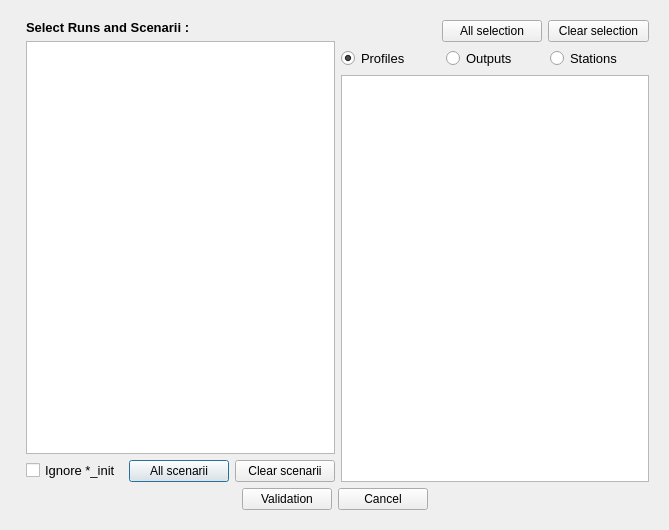
<?xml version="1.0" encoding="UTF-8"?>
<ui version="4.0">
 <class>dialog</class>
 <widget class="QDialog" name="dialog">
  <property name="geometry">
   <rect>
    <x>0</x>
    <y>0</y>
    <width>669</width>
    <height>530</height>
   </rect>
  </property>
  <property name="windowTitle">
   <string>Export Data Results</string>
  </property>
  <layout class="QGridLayout" name="gridLayout">
   <item row="0" column="0">
    <widget class="QStackedWidget" name="stack_wgt">
     <property name="currentIndex">
      <number>0</number>
     </property>
     <widget class="QWidget" name="init">
      <layout class="QGridLayout" name="gridLayout_2">
       <item row="0" column="1">
        <layout class="QVBoxLayout" name="verticalLayout_2">
         <item>
          <widget class="QLabel" name="label_2">
           <property name="font">
            <font>
             <pointsize>10</pointsize>
             <weight>75</weight>
             <bold>true</bold>
            </font>
           </property>
           <property name="text">
            <string>Select Runs and Scenarii :</string>
           </property>
          </widget>
         </item>
         <item>
          <widget class="QTreeView" name="treev_scenar">
           <property name="sizePolicy">
            <sizepolicy hsizetype="Expanding" vsizetype="Expanding">
             <horstretch>0</horstretch>
             <verstretch>0</verstretch>
            </sizepolicy>
           </property>
           <attribute name="headerVisible">
            <bool>false</bool>
           </attribute>
          </widget>
         </item>
         <item>
          <layout class="QHBoxLayout" name="horizontalLayout_4">
           <item>
            <widget class="QCheckBox" name="ch_ignor">
             <property name="font">
              <font>
               <pointsize>10</pointsize>
              </font>
             </property>
             <property name="text">
              <string>Ignore *_init</string>
             </property>
            </widget>
           </item>
           <item>
            <widget class="QPushButton" name="bt_allscenar">
             <property name="minimumSize">
              <size>
               <width>100</width>
               <height>0</height>
              </size>
             </property>
             <property name="text">
              <string>All scenarii</string>
             </property>
             <property name="icon">
              <iconset>
               <normaloff>../../../../../../../../../../.designer/icones/check_all.png</normaloff>../../../../../../../../../../.designer/icones/check_all.png</iconset>
             </property>
            </widget>
           </item>
           <item>
            <widget class="QPushButton" name="bt_clear_scenar">
             <property name="minimumSize">
              <size>
               <width>100</width>
               <height>0</height>
              </size>
             </property>
             <property name="text">
              <string>Clear scenarii</string>
             </property>
             <property name="icon">
              <iconset>
               <normaloff>../../../../../../../../../../.designer/icones/icon_clean.png</normaloff>../../../../../../../../../../.designer/icones/icon_clean.png</iconset>
             </property>
            </widget>
           </item>
          </layout>
         </item>
        </layout>
       </item>
       <item row="0" column="2">
        <layout class="QVBoxLayout" name="verticalLayout">
         <item>
          <layout class="QHBoxLayout" name="horizontalLayout">
           <item>
            <spacer name="horizontalSpacer_2">
             <property name="orientation">
              <enum>Qt::Horizontal</enum>
             </property>
             <property name="sizeHint" stdset="0">
              <size>
               <width>40</width>
               <height>20</height>
              </size>
             </property>
            </spacer>
           </item>
           <item>
            <widget class="QPushButton" name="bt_allselect">
             <property name="minimumSize">
              <size>
               <width>100</width>
               <height>0</height>
              </size>
             </property>
             <property name="text">
              <string>All selection</string>
             </property>
             <property name="icon">
              <iconset>
               <normaloff>../../../../../../../../../../.designer/icones/check_all.png</normaloff>../../../../../../../../../../.designer/icones/check_all.png</iconset>
             </property>
            </widget>
           </item>
           <item>
            <widget class="QPushButton" name="bt_clear">
             <property name="sizePolicy">
              <sizepolicy hsizetype="MinimumExpanding" vsizetype="Fixed">
               <horstretch>0</horstretch>
               <verstretch>0</verstretch>
              </sizepolicy>
             </property>
             <property name="minimumSize">
              <size>
               <width>100</width>
               <height>0</height>
              </size>
             </property>
             <property name="text">
              <string>Clear selection</string>
             </property>
             <property name="icon">
              <iconset>
               <normaloff>../../../../../../../../../../.designer/icones/icon_clean.png</normaloff>../../../../../../../../../../.designer/icones/icon_clean.png</iconset>
             </property>
            </widget>
           </item>
          </layout>
         </item>
         <item>
          <layout class="QHBoxLayout" name="horizontalLayout_2">
           <item>
            <widget class="QRadioButton" name="rb_prof">
             <property name="sizePolicy">
              <sizepolicy hsizetype="Minimum" vsizetype="Fixed">
               <horstretch>0</horstretch>
               <verstretch>0</verstretch>
              </sizepolicy>
             </property>
             <property name="minimumSize">
              <size>
               <width>0</width>
               <height>20</height>
              </size>
             </property>
             <property name="font">
              <font>
               <pointsize>10</pointsize>
              </font>
             </property>
             <property name="text">
              <string>Profiles</string>
             </property>
             <property name="checked">
              <bool>true</bool>
             </property>
            </widget>
           </item>
           <item>
            <widget class="QRadioButton" name="rb_output">
             <property name="font">
              <font>
               <pointsize>10</pointsize>
              </font>
             </property>
             <property name="text">
              <string>Outputs</string>
             </property>
            </widget>
           </item>
           <item>
            <widget class="QRadioButton" name="rb_stations">
             <property name="minimumSize">
              <size>
               <width>0</width>
               <height>20</height>
              </size>
             </property>
             <property name="font">
              <font>
               <pointsize>10</pointsize>
              </font>
             </property>
             <property name="text">
              <string>Stations</string>
             </property>
             <property name="checked">
              <bool>false</bool>
             </property>
            </widget>
           </item>
          </layout>
         </item>
         <item>
          <widget class="QListView" name="lst_station"/>
         </item>
        </layout>
       </item>
       <item row="1" column="0" colspan="3">
        <layout class="QHBoxLayout" name="horizontalLayout_3">
         <item>
          <spacer name="horizontalSpacer_4">
           <property name="orientation">
            <enum>Qt::Horizontal</enum>
           </property>
           <property name="sizeHint" stdset="0">
            <size>
             <width>40</width>
             <height>20</height>
            </size>
           </property>
          </spacer>
         </item>
         <item>
          <widget class="QPushButton" name="bt_valid">
           <property name="minimumSize">
            <size>
             <width>90</width>
             <height>0</height>
            </size>
           </property>
           <property name="text">
            <string>Validation</string>
           </property>
           <property name="icon">
            <iconset>
             <normaloff>../../../../../../../../../../.designer/icones/icon_valid.png</normaloff>../../../../../../../../../../.designer/icones/icon_valid.png</iconset>
           </property>
           <property name="iconSize">
            <size>
             <width>25</width>
             <height>25</height>
            </size>
           </property>
          </widget>
         </item>
         <item>
          <widget class="QPushButton" name="bt_cancel">
           <property name="minimumSize">
            <size>
             <width>90</width>
             <height>0</height>
            </size>
           </property>
           <property name="text">
            <string>Cancel</string>
           </property>
           <property name="icon">
            <iconset>
             <normaloff>../../../../../../../../../../.designer/icones/icon_cancel.png</normaloff>../../../../../../../../../../.designer/icones/icon_cancel.png</iconset>
           </property>
           <property name="iconSize">
            <size>
             <width>25</width>
             <height>25</height>
            </size>
           </property>
          </widget>
         </item>
         <item>
          <spacer name="horizontalSpacer">
           <property name="orientation">
            <enum>Qt::Horizontal</enum>
           </property>
           <property name="sizeHint" stdset="0">
            <size>
             <width>40</width>
             <height>20</height>
            </size>
           </property>
          </spacer>
         </item>
        </layout>
       </item>
      </layout>
     </widget>
     <widget class="QWidget" name="var_format">
      <layout class="QGridLayout" name="gridLayout_3">
       <item row="0" column="0">
        <layout class="QVBoxLayout" name="verticalLayout_4">
         <item>
          <layout class="QHBoxLayout" name="horizontalLayout_5">
           <item>
            <widget class="QRadioButton" name="rb_otamin">
             <property name="font">
              <font>
               <pointsize>10</pointsize>
              </font>
             </property>
             <property name="text">
              <string>OTAMIN Format</string>
             </property>
             <property name="checked">
              <bool>false</bool>
             </property>
            </widget>
           </item>
           <item>
            <widget class="QRadioButton" name="rb_csv">
             <property name="font">
              <font>
               <pointsize>10</pointsize>
              </font>
             </property>
             <property name="text">
              <string>CSV Format</string>
             </property>
             <property name="checked">
              <bool>true</bool>
             </property>
            </widget>
           </item>
          </layout>
         </item>
         <item>
          <layout class="QHBoxLayout" name="horizontalLayout_8">
           <item>
            <spacer name="horizontalSpacer_5">
             <property name="orientation">
              <enum>Qt::Horizontal</enum>
             </property>
             <property name="sizeHint" stdset="0">
              <size>
               <width>40</width>
               <height>20</height>
              </size>
             </property>
            </spacer>
           </item>
           <item>
            <widget class="QPushButton" name="bt_allselect_var">
             <property name="text">
              <string>All selection</string>
             </property>
             <property name="icon">
              <iconset resource="../resources.qrc">
               <normaloff>:/plugins/Mascaret/icones/check_all.png</normaloff>:/plugins/Mascaret/icones/check_all.png</iconset>
             </property>
            </widget>
           </item>
           <item>
            <widget class="QPushButton" name="bt_clear_var">
             <property name="text">
              <string>Clear selection</string>
             </property>
             <property name="icon">
              <iconset resource="../resources.qrc">
               <normaloff>:/plugins/Mascaret/icones/icon_clean.png</normaloff>:/plugins/Mascaret/icones/icon_clean.png</iconset>
             </property>
            </widget>
           </item>
          </layout>
         </item>
         <item>
          <widget class="QListView" name="lstv_data"/>
         </item>
        </layout>
       </item>
       <item row="1" column="0">
        <layout class="QHBoxLayout" name="horizontalLayout_6">
         <item>
          <spacer name="horizontalSpacer_3">
           <property name="orientation">
            <enum>Qt::Horizontal</enum>
           </property>
           <property name="sizeHint" stdset="0">
            <size>
             <width>40</width>
             <height>20</height>
            </size>
           </property>
          </spacer>
         </item>
         <item>
          <widget class="QPushButton" name="bt_export">
           <property name="minimumSize">
            <size>
             <width>90</width>
             <height>0</height>
            </size>
           </property>
           <property name="text">
            <string>Export</string>
           </property>
           <property name="icon">
            <iconset>
             <normaloff>../../../../../../../../../../.designer/icones/mActionFileSave.png</normaloff>../../../../../../../../../../.designer/icones/mActionFileSave.png</iconset>
           </property>
           <property name="iconSize">
            <size>
             <width>25</width>
             <height>25</height>
            </size>
           </property>
          </widget>
         </item>
         <item>
          <widget class="QPushButton" name="bt_cancel2">
           <property name="minimumSize">
            <size>
             <width>90</width>
             <height>0</height>
            </size>
           </property>
           <property name="text">
            <string>Cancel</string>
           </property>
           <property name="icon">
            <iconset>
             <normaloff>../../../../../../../../../../.designer/icones/icon_cancel.png</normaloff>../../../../../../../../../../.designer/icones/icon_cancel.png</iconset>
           </property>
           <property name="iconSize">
            <size>
             <width>25</width>
             <height>25</height>
            </size>
           </property>
          </widget>
         </item>
         <item>
          <spacer name="horizontalSpacer_6">
           <property name="orientation">
            <enum>Qt::Horizontal</enum>
           </property>
           <property name="sizeHint" stdset="0">
            <size>
             <width>40</width>
             <height>20</height>
            </size>
           </property>
          </spacer>
         </item>
        </layout>
       </item>
      </layout>
     </widget>
    </widget>
   </item>
  </layout>
 </widget>
 <resources>
  <include location="../resources.qrc"/>
 </resources>
 <connections/>
</ui>
